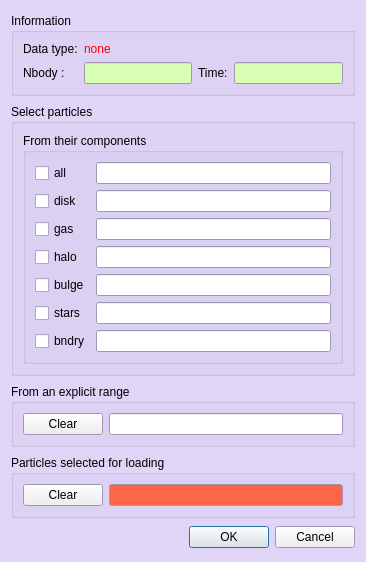
<ui version="4.0" >
 <class>FormSelectPart</class>
 <widget class="QDialog" name="FormSelectPart" >
  <property name="windowModality" >
   <enum>Qt::ApplicationModal</enum>
  </property>
  <property name="geometry" >
   <rect>
    <x>0</x>
    <y>0</y>
    <width>366</width>
    <height>562</height>
   </rect>
  </property>
  <property name="sizePolicy" >
   <sizepolicy vsizetype="Fixed" hsizetype="Preferred" >
    <horstretch>0</horstretch>
    <verstretch>0</verstretch>
   </sizepolicy>
  </property>
  <property name="palette" >
   <palette>
    <active>
     <colorrole role="Base" >
      <brush brushstyle="SolidPattern" >
       <color alpha="255" >
        <red>255</red>
        <green>255</green>
        <blue>255</blue>
       </color>
      </brush>
     </colorrole>
     <colorrole role="Window" >
      <brush brushstyle="SolidPattern" >
       <color alpha="255" >
        <red>224</red>
        <green>212</green>
        <blue>247</blue>
       </color>
      </brush>
     </colorrole>
    </active>
    <inactive>
     <colorrole role="Base" >
      <brush brushstyle="SolidPattern" >
       <color alpha="255" >
        <red>255</red>
        <green>255</green>
        <blue>255</blue>
       </color>
      </brush>
     </colorrole>
     <colorrole role="Window" >
      <brush brushstyle="SolidPattern" >
       <color alpha="255" >
        <red>224</red>
        <green>212</green>
        <blue>247</blue>
       </color>
      </brush>
     </colorrole>
    </inactive>
    <disabled>
     <colorrole role="Base" >
      <brush brushstyle="SolidPattern" >
       <color alpha="255" >
        <red>224</red>
        <green>212</green>
        <blue>247</blue>
       </color>
      </brush>
     </colorrole>
     <colorrole role="Window" >
      <brush brushstyle="SolidPattern" >
       <color alpha="255" >
        <red>224</red>
        <green>212</green>
        <blue>247</blue>
       </color>
      </brush>
     </colorrole>
    </disabled>
   </palette>
  </property>
  <property name="windowTitle" >
   <string>Select particles to load</string>
  </property>
  <property name="windowIcon" >
   <iconset>
    <normaloff/>
   </iconset>
  </property>
  <layout class="QGridLayout" name="gridLayout_3" >
   <item row="0" column="0" >
    <widget class="QGroupBox" name="info_box" >
     <property name="sizePolicy" >
      <sizepolicy vsizetype="Fixed" hsizetype="Preferred" >
       <horstretch>0</horstretch>
       <verstretch>0</verstretch>
      </sizepolicy>
     </property>
     <property name="title" >
      <string>Information</string>
     </property>
     <layout class="QGridLayout" >
      <item row="0" column="0" >
       <widget class="QLabel" name="data_label" >
        <property name="text" >
         <string>Data type:</string>
        </property>
       </widget>
      </item>
      <item row="0" column="1" colspan="4" >
       <widget class="QLabel" name="data_type" >
        <property name="palette" >
         <palette>
          <active>
           <colorrole role="WindowText" >
            <brush brushstyle="SolidPattern" >
             <color alpha="255" >
              <red>255</red>
              <green>0</green>
              <blue>0</blue>
             </color>
            </brush>
           </colorrole>
           <colorrole role="Base" >
            <brush brushstyle="SolidPattern" >
             <color alpha="255" >
              <red>255</red>
              <green>255</green>
              <blue>255</blue>
             </color>
            </brush>
           </colorrole>
          </active>
          <inactive>
           <colorrole role="WindowText" >
            <brush brushstyle="SolidPattern" >
             <color alpha="255" >
              <red>255</red>
              <green>0</green>
              <blue>0</blue>
             </color>
            </brush>
           </colorrole>
           <colorrole role="Base" >
            <brush brushstyle="SolidPattern" >
             <color alpha="255" >
              <red>255</red>
              <green>255</green>
              <blue>255</blue>
             </color>
            </brush>
           </colorrole>
          </inactive>
          <disabled>
           <colorrole role="WindowText" >
            <brush brushstyle="SolidPattern" >
             <color alpha="255" >
              <red>119</red>
              <green>121</green>
              <blue>123</blue>
             </color>
            </brush>
           </colorrole>
           <colorrole role="Base" >
            <brush brushstyle="SolidPattern" >
             <color alpha="255" >
              <red>0</red>
              <green>255</green>
              <blue>127</blue>
             </color>
            </brush>
           </colorrole>
          </disabled>
         </palette>
        </property>
        <property name="text" >
         <string>none</string>
        </property>
       </widget>
      </item>
      <item row="1" column="0" >
       <widget class="QLabel" name="nbody_label" >
        <property name="text" >
         <string>Nbody :</string>
        </property>
       </widget>
      </item>
      <item row="1" column="1" colspan="2" >
       <widget class="QLineEdit" name="nbody" >
        <property name="palette" >
         <palette>
          <active>
           <colorrole role="Base" >
            <brush brushstyle="SolidPattern" >
             <color alpha="255" >
              <red>216</red>
              <green>255</green>
              <blue>179</blue>
             </color>
            </brush>
           </colorrole>
          </active>
          <inactive>
           <colorrole role="Base" >
            <brush brushstyle="SolidPattern" >
             <color alpha="255" >
              <red>216</red>
              <green>255</green>
              <blue>179</blue>
             </color>
            </brush>
           </colorrole>
          </inactive>
          <disabled>
           <colorrole role="Base" >
            <brush brushstyle="SolidPattern" >
             <color alpha="255" >
              <red>255</red>
              <green>255</green>
              <blue>255</blue>
             </color>
            </brush>
           </colorrole>
          </disabled>
         </palette>
        </property>
        <property name="toolTip" >
         <string>#bodies in the snapshot</string>
        </property>
        <property name="alignment" >
         <set>Qt::AlignRight|Qt::AlignTrailing|Qt::AlignVCenter</set>
        </property>
        <property name="readOnly" >
         <bool>true</bool>
        </property>
       </widget>
      </item>
      <item row="1" column="3" >
       <widget class="QLabel" name="time_label" >
        <property name="text" >
         <string>Time:</string>
        </property>
       </widget>
      </item>
      <item row="1" column="4" >
       <widget class="QLineEdit" name="time" >
        <property name="palette" >
         <palette>
          <active>
           <colorrole role="Base" >
            <brush brushstyle="SolidPattern" >
             <color alpha="255" >
              <red>216</red>
              <green>255</green>
              <blue>179</blue>
             </color>
            </brush>
           </colorrole>
          </active>
          <inactive>
           <colorrole role="Base" >
            <brush brushstyle="SolidPattern" >
             <color alpha="255" >
              <red>216</red>
              <green>255</green>
              <blue>179</blue>
             </color>
            </brush>
           </colorrole>
          </inactive>
          <disabled>
           <colorrole role="Base" >
            <brush brushstyle="SolidPattern" >
             <color alpha="255" >
              <red>255</red>
              <green>255</green>
              <blue>255</blue>
             </color>
            </brush>
           </colorrole>
          </disabled>
         </palette>
        </property>
        <property name="toolTip" >
         <string>snapshot time</string>
        </property>
        <property name="alignment" >
         <set>Qt::AlignRight|Qt::AlignTrailing|Qt::AlignVCenter</set>
        </property>
        <property name="readOnly" >
         <bool>true</bool>
        </property>
       </widget>
      </item>
     </layout>
    </widget>
   </item>
   <item row="1" column="0" >
    <widget class="QGroupBox" name="groupBox_2" >
     <property name="sizePolicy" >
      <sizepolicy vsizetype="Fixed" hsizetype="Preferred" >
       <horstretch>0</horstretch>
       <verstretch>0</verstretch>
      </sizepolicy>
     </property>
     <property name="title" >
      <string>Select particles</string>
     </property>
     <layout class="QGridLayout" name="gridLayout_2" >
      <item row="0" column="0" >
       <widget class="QGroupBox" name="comp_box" >
        <property name="sizePolicy" >
         <sizepolicy vsizetype="Fixed" hsizetype="Preferred" >
          <horstretch>0</horstretch>
          <verstretch>0</verstretch>
         </sizepolicy>
        </property>
        <property name="palette" >
         <palette>
          <active/>
          <inactive/>
          <disabled/>
         </palette>
        </property>
        <property name="title" >
         <string>From their components</string>
        </property>
        <layout class="QGridLayout" name="gridLayout" >
         <item row="0" column="0" >
          <widget class="QCheckBox" name="all_check" >
           <property name="palette" >
            <palette>
             <active>
              <colorrole role="Base" >
               <brush brushstyle="SolidPattern" >
                <color alpha="255" >
                 <red>255</red>
                 <green>255</green>
                 <blue>255</blue>
                </color>
               </brush>
              </colorrole>
             </active>
             <inactive>
              <colorrole role="Base" >
               <brush brushstyle="SolidPattern" >
                <color alpha="255" >
                 <red>255</red>
                 <green>255</green>
                 <blue>255</blue>
                </color>
               </brush>
              </colorrole>
             </inactive>
             <disabled>
              <colorrole role="Base" >
               <brush brushstyle="SolidPattern" >
                <color alpha="255" >
                 <red>255</red>
                 <green>255</green>
                 <blue>255</blue>
                </color>
               </brush>
              </colorrole>
             </disabled>
            </palette>
           </property>
           <property name="text" >
            <string>all</string>
           </property>
          </widget>
         </item>
         <item row="0" column="1" >
          <widget class="QLineEdit" name="all_range" >
           <property name="palette" >
            <palette>
             <active/>
             <inactive/>
             <disabled/>
            </palette>
           </property>
           <property name="toolTip" >
            <string>disk range</string>
           </property>
           <property name="alignment" >
            <set>Qt::AlignRight|Qt::AlignTrailing|Qt::AlignVCenter</set>
           </property>
           <property name="readOnly" >
            <bool>true</bool>
           </property>
          </widget>
         </item>
         <item row="1" column="0" >
          <widget class="QCheckBox" name="disk_check" >
           <property name="palette" >
            <palette>
             <active>
              <colorrole role="Base" >
               <brush brushstyle="SolidPattern" >
                <color alpha="255" >
                 <red>255</red>
                 <green>255</green>
                 <blue>255</blue>
                </color>
               </brush>
              </colorrole>
             </active>
             <inactive>
              <colorrole role="Base" >
               <brush brushstyle="SolidPattern" >
                <color alpha="255" >
                 <red>255</red>
                 <green>255</green>
                 <blue>255</blue>
                </color>
               </brush>
              </colorrole>
             </inactive>
             <disabled>
              <colorrole role="Base" >
               <brush brushstyle="SolidPattern" >
                <color alpha="255" >
                 <red>255</red>
                 <green>255</green>
                 <blue>255</blue>
                </color>
               </brush>
              </colorrole>
             </disabled>
            </palette>
           </property>
           <property name="text" >
            <string>disk</string>
           </property>
          </widget>
         </item>
         <item row="1" column="1" >
          <widget class="QLineEdit" name="disk_range" >
           <property name="toolTip" >
            <string>disk range</string>
           </property>
           <property name="alignment" >
            <set>Qt::AlignRight|Qt::AlignTrailing|Qt::AlignVCenter</set>
           </property>
           <property name="readOnly" >
            <bool>true</bool>
           </property>
          </widget>
         </item>
         <item row="2" column="0" >
          <widget class="QCheckBox" name="gas_check" >
           <property name="palette" >
            <palette>
             <active>
              <colorrole role="Base" >
               <brush brushstyle="SolidPattern" >
                <color alpha="255" >
                 <red>255</red>
                 <green>255</green>
                 <blue>255</blue>
                </color>
               </brush>
              </colorrole>
             </active>
             <inactive>
              <colorrole role="Base" >
               <brush brushstyle="SolidPattern" >
                <color alpha="255" >
                 <red>255</red>
                 <green>255</green>
                 <blue>255</blue>
                </color>
               </brush>
              </colorrole>
             </inactive>
             <disabled>
              <colorrole role="Base" >
               <brush brushstyle="SolidPattern" >
                <color alpha="255" >
                 <red>255</red>
                 <green>255</green>
                 <blue>255</blue>
                </color>
               </brush>
              </colorrole>
             </disabled>
            </palette>
           </property>
           <property name="text" >
            <string>gas</string>
           </property>
          </widget>
         </item>
         <item row="2" column="1" >
          <widget class="QLineEdit" name="gas_range" >
           <property name="toolTip" >
            <string>gas range</string>
           </property>
           <property name="alignment" >
            <set>Qt::AlignRight|Qt::AlignTrailing|Qt::AlignVCenter</set>
           </property>
           <property name="readOnly" >
            <bool>true</bool>
           </property>
          </widget>
         </item>
         <item row="3" column="0" >
          <widget class="QCheckBox" name="halo_check" >
           <property name="palette" >
            <palette>
             <active>
              <colorrole role="Base" >
               <brush brushstyle="SolidPattern" >
                <color alpha="255" >
                 <red>255</red>
                 <green>255</green>
                 <blue>255</blue>
                </color>
               </brush>
              </colorrole>
             </active>
             <inactive>
              <colorrole role="Base" >
               <brush brushstyle="SolidPattern" >
                <color alpha="255" >
                 <red>255</red>
                 <green>255</green>
                 <blue>255</blue>
                </color>
               </brush>
              </colorrole>
             </inactive>
             <disabled>
              <colorrole role="Base" >
               <brush brushstyle="SolidPattern" >
                <color alpha="255" >
                 <red>255</red>
                 <green>255</green>
                 <blue>255</blue>
                </color>
               </brush>
              </colorrole>
             </disabled>
            </palette>
           </property>
           <property name="text" >
            <string>halo</string>
           </property>
          </widget>
         </item>
         <item row="3" column="1" >
          <widget class="QLineEdit" name="halo_range" >
           <property name="toolTip" >
            <string>halo range</string>
           </property>
           <property name="alignment" >
            <set>Qt::AlignRight|Qt::AlignTrailing|Qt::AlignVCenter</set>
           </property>
           <property name="readOnly" >
            <bool>true</bool>
           </property>
          </widget>
         </item>
         <item row="4" column="0" >
          <widget class="QCheckBox" name="bulge_check" >
           <property name="palette" >
            <palette>
             <active>
              <colorrole role="Base" >
               <brush brushstyle="SolidPattern" >
                <color alpha="255" >
                 <red>255</red>
                 <green>255</green>
                 <blue>255</blue>
                </color>
               </brush>
              </colorrole>
             </active>
             <inactive>
              <colorrole role="Base" >
               <brush brushstyle="SolidPattern" >
                <color alpha="255" >
                 <red>255</red>
                 <green>255</green>
                 <blue>255</blue>
                </color>
               </brush>
              </colorrole>
             </inactive>
             <disabled>
              <colorrole role="Base" >
               <brush brushstyle="SolidPattern" >
                <color alpha="255" >
                 <red>255</red>
                 <green>255</green>
                 <blue>255</blue>
                </color>
               </brush>
              </colorrole>
             </disabled>
            </palette>
           </property>
           <property name="text" >
            <string>bulge</string>
           </property>
          </widget>
         </item>
         <item row="4" column="1" >
          <widget class="QLineEdit" name="bulge_range" >
           <property name="toolTip" >
            <string>bulge range</string>
           </property>
           <property name="alignment" >
            <set>Qt::AlignRight|Qt::AlignTrailing|Qt::AlignVCenter</set>
           </property>
           <property name="readOnly" >
            <bool>true</bool>
           </property>
          </widget>
         </item>
         <item row="5" column="0" >
          <widget class="QCheckBox" name="stars_check" >
           <property name="palette" >
            <palette>
             <active>
              <colorrole role="Base" >
               <brush brushstyle="SolidPattern" >
                <color alpha="255" >
                 <red>255</red>
                 <green>255</green>
                 <blue>255</blue>
                </color>
               </brush>
              </colorrole>
             </active>
             <inactive>
              <colorrole role="Base" >
               <brush brushstyle="SolidPattern" >
                <color alpha="255" >
                 <red>255</red>
                 <green>255</green>
                 <blue>255</blue>
                </color>
               </brush>
              </colorrole>
             </inactive>
             <disabled>
              <colorrole role="Base" >
               <brush brushstyle="SolidPattern" >
                <color alpha="255" >
                 <red>255</red>
                 <green>255</green>
                 <blue>255</blue>
                </color>
               </brush>
              </colorrole>
             </disabled>
            </palette>
           </property>
           <property name="text" >
            <string>stars</string>
           </property>
          </widget>
         </item>
         <item row="5" column="1" >
          <widget class="QLineEdit" name="stars_range" >
           <property name="toolTip" >
            <string>bulge range</string>
           </property>
           <property name="alignment" >
            <set>Qt::AlignRight|Qt::AlignTrailing|Qt::AlignVCenter</set>
           </property>
           <property name="readOnly" >
            <bool>true</bool>
           </property>
          </widget>
         </item>
         <item row="6" column="0" >
          <widget class="QCheckBox" name="bndry_check" >
           <property name="palette" >
            <palette>
             <active>
              <colorrole role="Base" >
               <brush brushstyle="SolidPattern" >
                <color alpha="255" >
                 <red>255</red>
                 <green>255</green>
                 <blue>255</blue>
                </color>
               </brush>
              </colorrole>
             </active>
             <inactive>
              <colorrole role="Base" >
               <brush brushstyle="SolidPattern" >
                <color alpha="255" >
                 <red>255</red>
                 <green>255</green>
                 <blue>255</blue>
                </color>
               </brush>
              </colorrole>
             </inactive>
             <disabled>
              <colorrole role="Base" >
               <brush brushstyle="SolidPattern" >
                <color alpha="255" >
                 <red>255</red>
                 <green>255</green>
                 <blue>255</blue>
                </color>
               </brush>
              </colorrole>
             </disabled>
            </palette>
           </property>
           <property name="text" >
            <string>bndry</string>
           </property>
          </widget>
         </item>
         <item row="6" column="1" >
          <widget class="QLineEdit" name="bndry_range" >
           <property name="toolTip" >
            <string>bulge range</string>
           </property>
           <property name="alignment" >
            <set>Qt::AlignRight|Qt::AlignTrailing|Qt::AlignVCenter</set>
           </property>
           <property name="readOnly" >
            <bool>true</bool>
           </property>
          </widget>
         </item>
        </layout>
       </widget>
      </item>
     </layout>
    </widget>
   </item>
   <item row="2" column="0" >
    <widget class="QGroupBox" name="range_box" >
     <property name="sizePolicy" >
      <sizepolicy vsizetype="Fixed" hsizetype="Preferred" >
       <horstretch>0</horstretch>
       <verstretch>0</verstretch>
      </sizepolicy>
     </property>
     <property name="title" >
      <string>From an explicit range</string>
     </property>
     <layout class="QGridLayout" >
      <item row="0" column="0" >
       <widget class="QPushButton" name="button_clear_man" >
        <property name="toolTip" >
         <string>clear user's explicit selection</string>
        </property>
        <property name="text" >
         <string>Clear</string>
        </property>
       </widget>
      </item>
      <item row="0" column="1" >
       <widget class="QLineEdit" name="manual_range" >
        <property name="toolTip" >
         <string>enter a custom range of particles</string>
        </property>
        <property name="alignment" >
         <set>Qt::AlignRight|Qt::AlignTrailing|Qt::AlignVCenter</set>
        </property>
       </widget>
      </item>
     </layout>
    </widget>
   </item>
   <item row="3" column="0" >
    <widget class="QGroupBox" name="groupBox" >
     <property name="sizePolicy" >
      <sizepolicy vsizetype="Fixed" hsizetype="Preferred" >
       <horstretch>0</horstretch>
       <verstretch>0</verstretch>
      </sizepolicy>
     </property>
     <property name="palette" >
      <palette>
       <active>
        <colorrole role="Base" >
         <brush brushstyle="SolidPattern" >
          <color alpha="255" >
           <red>255</red>
           <green>255</green>
           <blue>255</blue>
          </color>
         </brush>
        </colorrole>
       </active>
       <inactive>
        <colorrole role="Base" >
         <brush brushstyle="SolidPattern" >
          <color alpha="255" >
           <red>255</red>
           <green>255</green>
           <blue>255</blue>
          </color>
         </brush>
        </colorrole>
       </inactive>
       <disabled>
        <colorrole role="Base" >
         <brush brushstyle="SolidPattern" >
          <color alpha="255" >
           <red>170</red>
           <green>255</green>
           <blue>255</blue>
          </color>
         </brush>
        </colorrole>
       </disabled>
      </palette>
     </property>
     <property name="title" >
      <string>Particles selected for loading</string>
     </property>
     <layout class="QGridLayout" >
      <item row="0" column="0" >
       <widget class="QPushButton" name="button_clear" >
        <property name="toolTip" >
         <string>clear the selection</string>
        </property>
        <property name="text" >
         <string>Clear</string>
        </property>
       </widget>
      </item>
      <item row="0" column="1" >
       <widget class="QLineEdit" name="final_select" >
        <property name="palette" >
         <palette>
          <active>
           <colorrole role="Base" >
            <brush brushstyle="SolidPattern" >
             <color alpha="255" >
              <red>255</red>
              <green>101</green>
              <blue>70</blue>
             </color>
            </brush>
           </colorrole>
          </active>
          <inactive>
           <colorrole role="Base" >
            <brush brushstyle="SolidPattern" >
             <color alpha="255" >
              <red>255</red>
              <green>101</green>
              <blue>70</blue>
             </color>
            </brush>
           </colorrole>
          </inactive>
          <disabled>
           <colorrole role="Base" >
            <brush brushstyle="SolidPattern" >
             <color alpha="255" >
              <red>255</red>
              <green>255</green>
              <blue>255</blue>
             </color>
            </brush>
           </colorrole>
          </disabled>
         </palette>
        </property>
        <property name="toolTip" >
         <string>range of particles requested</string>
        </property>
        <property name="layoutDirection" >
         <enum>Qt::LeftToRight</enum>
        </property>
        <property name="readOnly" >
         <bool>true</bool>
        </property>
       </widget>
      </item>
     </layout>
    </widget>
   </item>
   <item row="4" column="0" >
    <widget class="QDialogButtonBox" name="button_box" >
     <property name="palette" >
      <palette>
       <active>
        <colorrole role="Base" >
         <brush brushstyle="SolidPattern" >
          <color alpha="255" >
           <red>255</red>
           <green>255</green>
           <blue>255</blue>
          </color>
         </brush>
        </colorrole>
       </active>
       <inactive>
        <colorrole role="Base" >
         <brush brushstyle="SolidPattern" >
          <color alpha="255" >
           <red>255</red>
           <green>255</green>
           <blue>255</blue>
          </color>
         </brush>
        </colorrole>
       </inactive>
       <disabled>
        <colorrole role="Base" >
         <brush brushstyle="SolidPattern" >
          <color alpha="255" >
           <red>255</red>
           <green>255</green>
           <blue>255</blue>
          </color>
         </brush>
        </colorrole>
       </disabled>
      </palette>
     </property>
     <property name="standardButtons" >
      <set>QDialogButtonBox::Cancel|QDialogButtonBox::Ok</set>
     </property>
    </widget>
   </item>
  </layout>
 </widget>
 <resources>
  <include location="glnemo.qrc" />
 </resources>
 <connections>
  <connection>
   <sender>button_box</sender>
   <signal>rejected()</signal>
   <receiver>FormSelectPart</receiver>
   <slot>close()</slot>
   <hints>
    <hint type="sourcelabel" >
     <x>312</x>
     <y>433</y>
    </hint>
    <hint type="destinationlabel" >
     <x>333</x>
     <y>380</y>
    </hint>
   </hints>
  </connection>
 </connections>
</ui>
